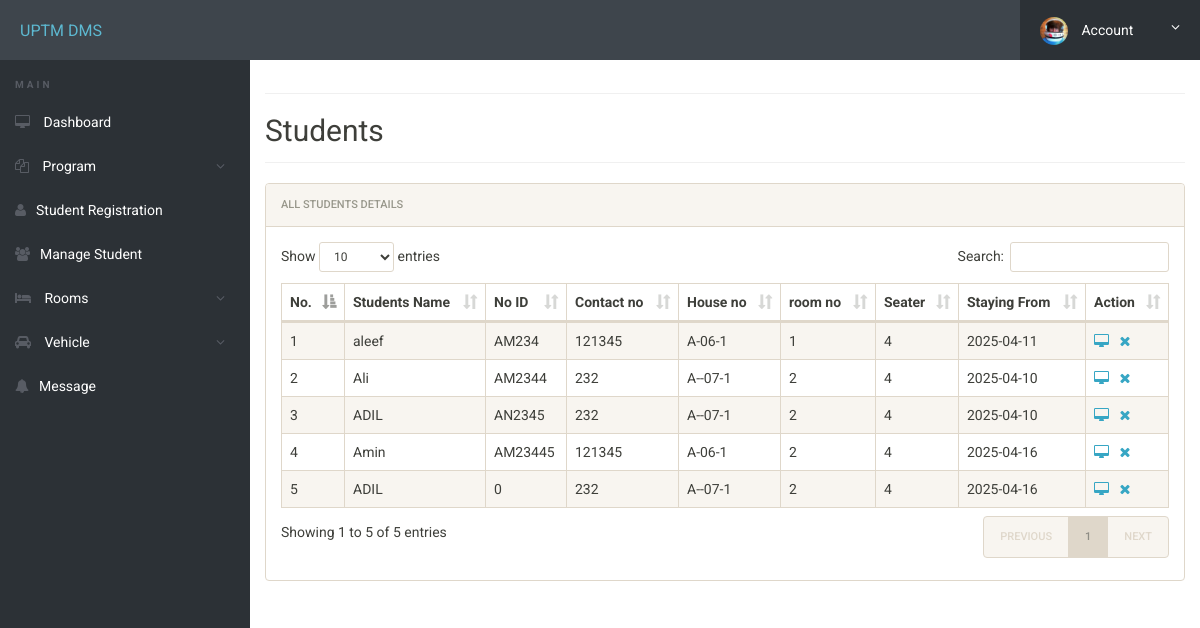
Screenshot of /admin/manage-students.php (signed in) with the database file from the repository.
### tables this page shows
CREATE TABLE `registration` (
  `id` int(11) NOT NULL,
  `roomno` int(11) NOT NULL,
  `seater` int(11) NOT NULL,
  `feespm` int(11) NOT NULL,
  `foodstatus` int(11) NOT NULL,
  `stayfrom` date NOT NULL,
  `duration` int(11) NOT NULL,
  `course` varchar(500) NOT NULL,
  `regno` varchar(11) NOT NULL,
  `firstName` varchar(500) NOT NULL,
  `middleName` varchar(500) NOT NULL,
  `lastName` varchar(500) NOT NULL,
  `gender` varchar(250) NOT NULL,
  `contactno` bigint(11) NOT NULL,
  `emailid` varchar(500) NOT NULL,
  `guardianName` varchar(500) NOT NULL,
  `guardianRelation` varchar(500) NOT NULL,
  `guardianContactno` bigint(11) NOT NULL,
  `corresAddress` varchar(500) NOT NULL,
  `corresCIty` varchar(500) NOT NULL,
  `corresState` varchar(500) NOT NULL,
  `corresPincode` int(11) NOT NULL,
  `pmntAddress` varchar(500) NOT NULL,
  `pmntCity` varchar(500) NOT NULL,
  `pmnatetState` varchar(500) NOT NULL,
  `pmntPincode` int(11) NOT NULL,
  `postingDate` timestamp NOT NULL DEFAULT current_timestamp(),
  `updationDate` varchar(500) NOT NULL,
  `hno` varchar(20) NOT NULL,
  `password` varchar(30) NOT NULL
);

### admin/manage-students.php (the view, shortened to what this page needs)
<?php
include('includes/config.php');
?>
<!doctype html>
<html lang="en" class="no-js">
<head>
	<link rel="stylesheet" href="css/font-awesome.min.css">
	<link rel="stylesheet" href="css/bootstrap.min.css">
	<link rel="stylesheet" href="css/dataTables.bootstrap.min.css">
	<link rel="stylesheet" href="css/bootstrap-social.css">
	<link rel="stylesheet" href="css/bootstrap-select.css">
	<link rel="stylesheet" href="css/fileinput.min.css">
	<link rel="stylesheet" href="css/awesome-bootstrap-checkbox.css">
	<link rel="stylesheet" href="css/style.css">
</head>
<body>
	<?php include('includes/header.php');?>
	<div class="ts-main-content">
					<?php include("includes/sidebar.php");?>
		<div class="content-wrapper">
			<div class="container-fluid">
				<div class="row">
					<div class="col-md-12">
						<h2 class="page-title">&nbsp;</h2>
						<h2 class="page-title">Students</h2>
<div class="panel panel-default">
		  <div class="panel-heading">All Students Details</div>
							<div class="panel-body">
								<table id="zctb" class="display table table-striped table-bordered table-hover" cellspacing="0" width="100%">
									<thead>
										<tr>
											<th>No.</th>
											<th>Students Name</th>
											<th>No ID</th>
											<th>Contact no </th>
											<th>House no</th>
											<th>room no  </th>
											<th>Seater </th>
											<th>Staying From </th>
											<th>Action</th>
										</tr>
									</thead>
									<tbody>
<?php
$ret="select * from registration";
$stmt= $mysqli->prepare($ret) ;
$stmt->execute() ;
$res=$stmt->get_result();
$cnt=1;
while($row=$res->fetch_object())
	  {
	  	?>
<tr><td><?php echo $cnt;;?></td>
<td><?php echo $row->firstName;?><?php echo $row->middleName;?><?php echo $row->lastName;?></td>
<td><?php echo $row->regno;?></td>
<td><?php echo $row->contactno;?></td>
<td><?php echo $row->hno;?></td>
<td><?php echo $row->roomno;?></td>
<td><?php echo $row->seater;?></td>
<td><?php echo $row->stayfrom;?></td>
<td>
<a href="javascript:void(0);"  onClick="popUpWindow('full-profile.php?id=<?php echo $row->id;?>');" title="View Full Details"><i class="fa fa-desktop"></i></a>&nbsp;&nbsp;
<a href="manage-students.php?del=<?php echo $row->id;?>" title="Delete Record" onclick="return confirm("Do you want to delete");"><i class="fa fa-close"></i></a>
</td>
									  </tr>
									<?php
$cnt=$cnt+1;
									 } ?>
									</tbody>
								</table>
							</div>
					  </div>
				  </div>
				</div>
			</div>
		</div>
	</div>
</body>
</html>

### admin/includes/header.php (shortened to what this page needs)
<div class="brand clearfix">
		<a href="admin-profile.php" class="logo" style="font-size:16px;">UPTM DMS</a>
		<ul class="ts-profile-nav">
			<li class="ts-account">
				<a href="#"><img src="img/ts-avatar.jpg" class="ts-avatar hidden-side" alt=""> Account <i class="fa fa-angle-down hidden-side"></i></a>
			</li>
		</ul>
	</div>

### admin/includes/sidebar.php (shortened to what this page needs)
<nav class="ts-sidebar">
			<ul class="ts-sidebar-menu">
				<li class="ts-label">Main</li>
				<li><a href="dashboard.php"><i class="fa fa-desktop"></i> Dashboard</a></li>
					<li style=""><a href="#"><i class="fa fa-files-o"></i> Program</a>
				   </li>
				<li><a href="registration.php"><i class="fa fa-user"></i>Student Registration</a></li>
				<li><a href="manage-students.php"><i class="fa fa-users"></i>Manage Student</a></li>
                <li><a href="#"><i class="fa fa-bed"></i> Rooms</a>
				</li>
				<li><a href="#"><i class="fa fa-car"></i> Vehicle</a>
					</li>
				<li><a href="manage_msg_emp.php"><i class="fa fa-bell"></i>Message</a></li>
			</nav>

### admin/css/style.css (style rules this page uses)
html { font-size: 14px; }
@media only screen and (min-width: 480px) { html { font-size: 17px; } }
@media only screen and (min-width: 768px) { html { font-size: 14px; } }
body { font-size: 1em; }
a { color: #37a6c4; }
.panel { overflow: hidden; }
ul, li { margin: 0; padding: 0; list-style: none; }
.page-title { padding-bottom: 15px; margin-bottom: 20px; border-bottom: 1px solid #f0f0f0; }
.brand { background: #3e454c; position: relative; z-index: 3; position: fixed; width: 100%; top: 0; }
.brand .logo { box-sizing: border-box; padding: 20px; float: left; display: block; width: 200px; }
@media only screen and (min-width: 992px) { .brand .logo { width: 250px; } }
.brand .ts-profile-nav { float: right; display: none; }
.brand .ts-profile-nav li { float: left; position: relative; }
.brand .ts-profile-nav li a { display: block; padding: 20px; color: #fff; }
.brand .ts-profile-nav .ts-account .fa-angle-down { float: right; }
.brand .ts-profile-nav .ts-account > a { width: 180px; background: #2c3136; }
.brand .ts-profile-nav .ts-account .ts-avatar { border-radius: 50%; height: 28px; margin: -10px 0; margin-right: 10px; }
@media only screen and (min-width: 992px) { .brand .ts-profile-nav { display: block; } }
.ts-sidebar { background: #2c3136; max-height: 0; transition: max-height 0.3s; overflow: hidden; position: fixed; z-index: 2; width: 100%; bottom: 0; top: 60px; overflow-y: auto; }
@media only screen and (min-width: 992px) { .ts-sidebar { max-height: 100%; bottom: 0; } }
.ts-sidebar-menu .ts-label { color: #585c64; font-weight: bold; padding: 8px 15px; text-transform: uppercase; font-size: 10px; letter-spacing: 3px; margin-top: 10px; }
.ts-sidebar-menu a { display: block; text-decoration: none; padding: 12px 15px; color: #fff; }
.ts-sidebar-menu li { position: relative; }
.ts-sidebar-menu li i { color: #585c64; margin-right: 10px; }
.ts-main-content .content-wrapper { padding-top: 15px; margin-top: 10px; }
@media only screen and (min-width: 992px) { .ts-main-content .ts-sidebar { width: 250px; float: left; } }
@media only screen and (min-width: 992px) { .ts-main-content .content-wrapper { margin-left: 250px; } }
.logo { width: 220px; height: 200px; align-items: center; }

### admin/manage-students.php (style rules this page uses)
.brand { height: 60px; }
.logo { height: 60px }

### rows the page displays
registration: firstName "aleef", regno "AM234", contactno "121345", hno "A-06-1", roomno "1", seater "4", stayfrom "2025-04-11"
registration: firstName "Ali", regno "AM2344", contactno "232", hno "A--07-1", roomno "2", seater "4", stayfrom "2025-04-10"
registration: firstName "ADIL", regno "AN2345", contactno "232", hno "A--07-1", roomno "2", seater "4", stayfrom "2025-04-10"
registration: firstName "Amin", regno "AM23445", contactno "121345", hno "A-06-1", roomno "2", seater "4", stayfrom "2025-04-16"
registration: firstName "ADIL", regno "0", contactno "232", hno "A--07-1", roomno "2", seater "4", stayfrom "2025-04-16"
